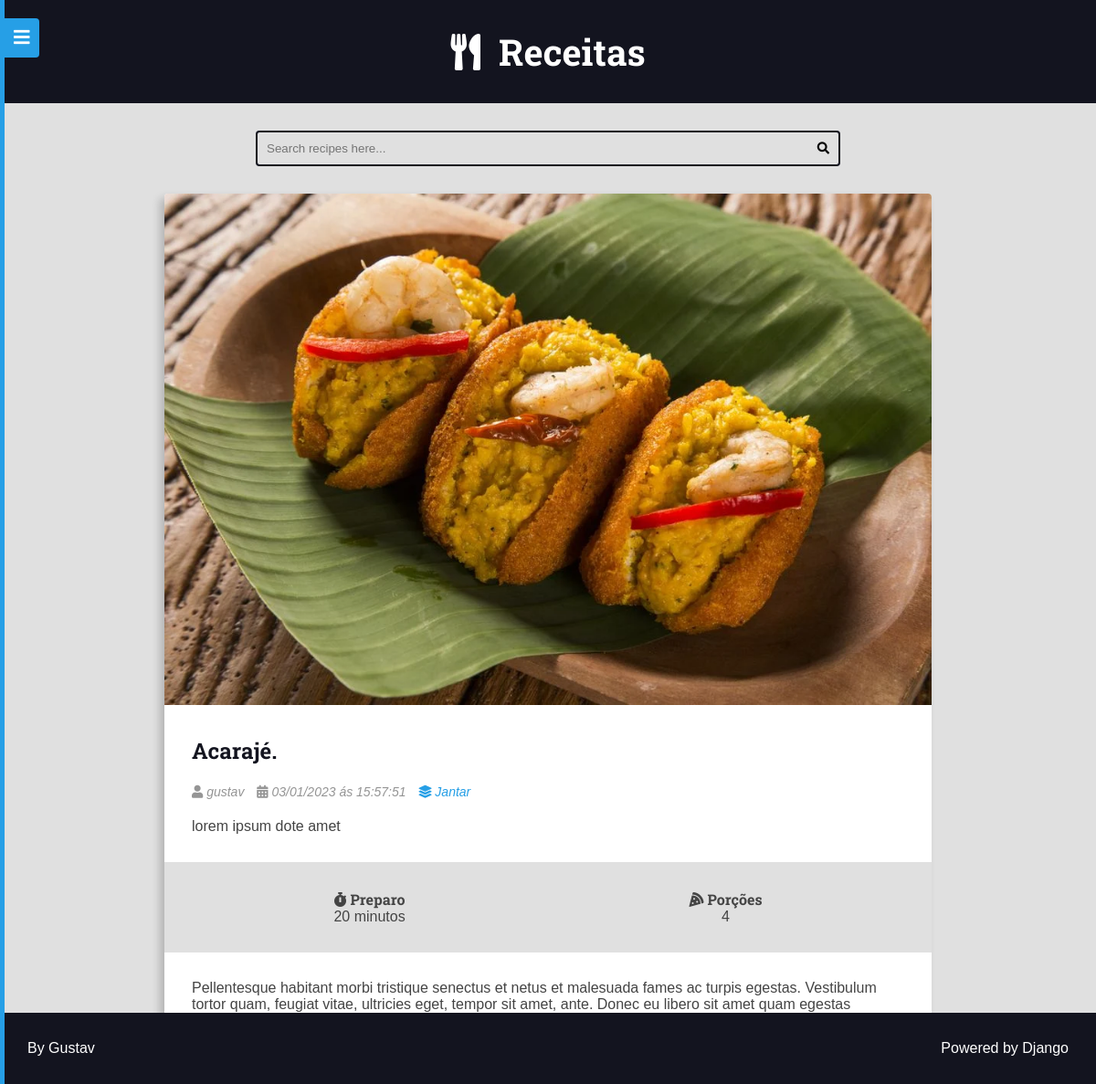
The page /recipes/2/ on the database as committed earlier.
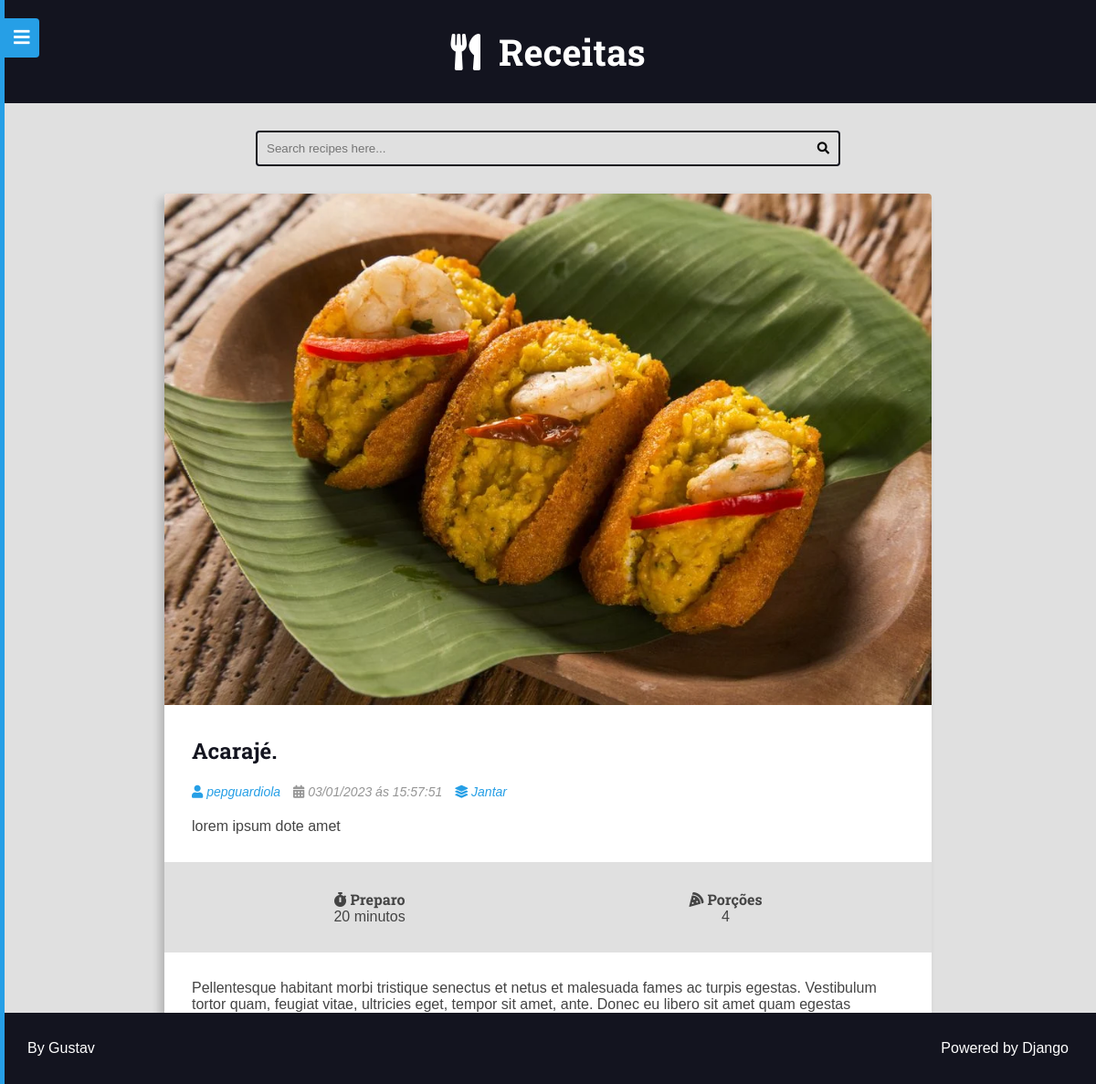
The same page on the database as committed later.
### recipes/models.py (models this page shows, shortened)
class Recipe(models.Model):
    title = models.CharField(max_length=65)
    description = models.CharField(max_length=165)
    slug = models.SlugField(unique=True)
    preparation_time = models.IntegerField()
    preparation_time_unit = models.CharField(max_length=65)
    servings = models.IntegerField()
    servings_unit = models.CharField(max_length=65)
    preparation_steps = models.TextField()
    preparation_steps_is_html = models.BooleanField(default=False)
    created_at = models.DateTimeField(auto_now_add=True)
    updated_at = models.DateTimeField(auto_now=True)
    is_published = models.BooleanField(default=False)
    cover = models.ImageField(
        upload_to='recipes/covers/%Y/%m/%d/',  blank=True,  default=''
        )
    category = models.ForeignKey(
        Category, on_delete=models.SET_NULL, null=True, default=None
        )
    author = models.ForeignKey(User, on_delete=models.SET_NULL, null=True)
    tags = GenericRelation(Tag, related_query_name='recipes')

class Category(models.Model):
    name = models.CharField(max_length=60)

### recipes/views.py (the view)
# urls.py: path('recipes/<int:id>/', views.recipe, name='recipe'),
def recipe(request: HttpRequest, id: int) -> HttpResponse:
    recipe: Recipe = get_object_or_404(Recipe, id=id, is_published=True)
    return render(request, 'recipes/pages/recipe-view.html', context={
            'recipe': recipe,
            'is_detail_page': True
            })

### recipes/templates/recipes/pages/recipe-view.html (shortened to what this page needs)
{% extends 'global/base.html'%}
{% block 'content'%}
    <div class="main-content main-content-detail container">
        {% include 'recipes/partials/recipe.html'%}
    </div >
{% endblock%}

### recipes/templates/recipes/partials/recipe.html (shortened to what this page needs)
<div class="recipe recipe-list-item">
    <div class="recipe-cover">
        {% if recipe.cover%}
            <a href="{% url  'recipes:recipe' recipe.id %}">
            <img src="{{recipe.cover.url}}" alt="Temporário">
            </a>
        {% endif %}
    </div>
    <div class="recipe-title-container">
        <h2 class="recipe-title">
            <a href="{% url  'recipes:recipe' recipe.id %}">
                {{recipe.title}}.
            </a>
        </h2>
    </div>
    <div class="recipe-author">
        {% if recipe.author is not None %}
        <span class="recipe-author-item">
            {% if recipe.author.profile %}
                <a href="{% url 'authors:profile' recipe.author.profile.id %}">
            {% endif %}
            <i class="fas fa-user"></i>
            {% if recipe.author.first_name %}
                {{ recipe.author.first_name }} {{ recipe.author.last_name }}
            {% else %}
                {{ recipe.author.username }}
            {% endif %}
            {% if recipe.author.profile %}
                </a>
            {% endif %}
        </span>
    {% endif %}
        <span class="recipe-author-item">
            <i class="fas fa-calendar-alt"></i>
            {{recipe.created_at|date:"d/m/Y"}} ás {{recipe.created_at|date:"H:i:s"}}
        </span>
        {% if recipe.category is not None%}
            <span class="recipe-author-item">
                <a href="{% url 'recipes:category' recipe.category.id %}">
                    <i class="fas fa-layer-group"></i>
                    <span>{{recipe.category.name}}</span>
                </a>
            </span>
        {% endif %}
    </div>
    <div class="recipe-content">
        <p>{{recipe.description}}</p>
    </div>
    <div class="recipe-meta-container">
        <div class="recipe-meta recipe-preparation">
            <h3 class="recipe-meta-title"><i class="fas fa-stopwatch"></i> Preparo</h3>
            <div class="recipe-meta-text">
                {{recipe.preparation_time}} {{recipe.preparation_time_unit}}
            </div>
        </div>
        <div class="recipe-meta recipe-servings">
            <h3 class="recipe-meta-title"><i class="fas fa-pizza-slice"></i> Porções</h3>
            <div class="recipe-meta-text">
                {{recipe.servings}} {{recipes.servings_unit}}
            </div>
        </div>
    </div>
    {% if is_detail_page is True %}
        <div class="preparation-steps">
            {{ recipe.preparation_steps|linebreaksbr }}
        </div style="margin-bottom: 240px">
    {% endif %}
</div>

Rows that differ between the two databases and show on the page:
changed Recipe "Acarajé": author_id 1 → 14 (drawn); author.username "gustav" → "pepguardiola"
